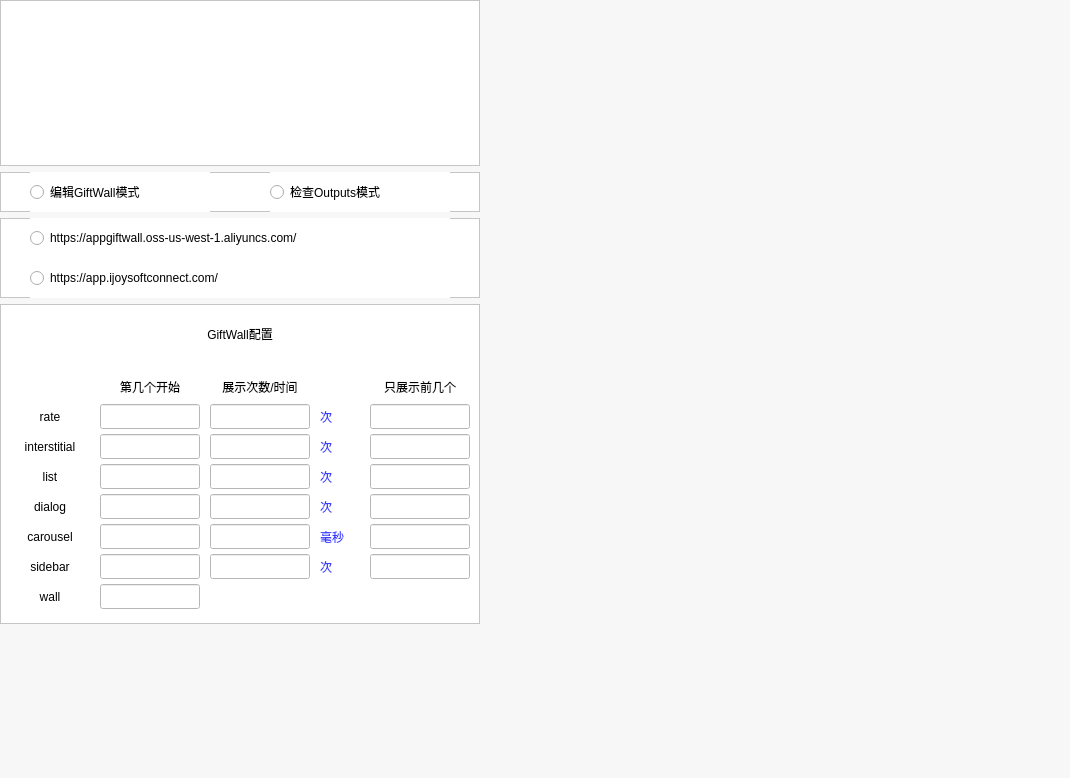
<?xml version="1.0" encoding="UTF-8"?>
<ui version="4.0">
 <class>Form</class>
 <widget class="QWidget" name="Form">
  <property name="geometry">
   <rect>
    <x>0</x>
    <y>0</y>
    <width>1070</width>
    <height>778</height>
   </rect>
  </property>
  <property name="windowTitle">
   <string>Form</string>
  </property>
  <property name="styleSheet">
   <string notr="true">background-color: rgb(247, 247, 247);</string>
  </property>
  <layout class="QHBoxLayout" name="horizontalLayout">
   <property name="spacing">
    <number>0</number>
   </property>
   <property name="leftMargin">
    <number>0</number>
   </property>
   <property name="topMargin">
    <number>0</number>
   </property>
   <property name="rightMargin">
    <number>0</number>
   </property>
   <property name="bottomMargin">
    <number>0</number>
   </property>
   <item>
    <layout class="QHBoxLayout" name="horizontalLayout_2">
     <property name="spacing">
      <number>6</number>
     </property>
     <item>
      <layout class="QVBoxLayout" name="verticalLayout">
       <item>
        <layout class="QVBoxLayout" name="edit_check_language_layout"/>
       </item>
       <item>
        <layout class="QVBoxLayout" name="content_layout"/>
       </item>
      </layout>
     </item>
     <item>
      <layout class="QVBoxLayout" name="verticalLayout_2">
       <item>
        <widget class="QFrame" name="frame_2">
         <property name="minimumSize">
          <size>
           <width>480</width>
           <height>166</height>
          </size>
         </property>
         <property name="maximumSize">
          <size>
           <width>480</width>
           <height>166</height>
          </size>
         </property>
         <property name="styleSheet">
          <string notr="true">background-color: rgb(255, 255, 255);</string>
         </property>
         <property name="frameShape">
          <enum>QFrame::StyledPanel</enum>
         </property>
         <property name="frameShadow">
          <enum>QFrame::Raised</enum>
         </property>
         <widget class="QLabel" name="ijoysoft_icon">
          <property name="geometry">
           <rect>
            <x>122</x>
            <y>20</y>
            <width>236</width>
            <height>125</height>
           </rect>
          </property>
          <property name="text">
           <string/>
          </property>
         </widget>
        </widget>
       </item>
       <item>
        <widget class="QFrame" name="mode_frame">
         <property name="minimumSize">
          <size>
           <width>480</width>
           <height>40</height>
          </size>
         </property>
         <property name="maximumSize">
          <size>
           <width>480</width>
           <height>40</height>
          </size>
         </property>
         <property name="styleSheet">
          <string notr="true">background-color: rgb(255, 255, 255);</string>
         </property>
         <property name="frameShape">
          <enum>QFrame::StyledPanel</enum>
         </property>
         <property name="frameShadow">
          <enum>QFrame::Raised</enum>
         </property>
         <widget class="QRadioButton" name="edit_gift_wall_mode">
          <property name="geometry">
           <rect>
            <x>30</x>
            <y>0</y>
            <width>180</width>
            <height>40</height>
           </rect>
          </property>
          <property name="styleSheet">
           <string notr="true">font: 12pt &quot;微软雅黑&quot;;
color: rgb(0, 0, 0);</string>
          </property>
          <property name="text">
           <string>编辑GiftWall模式</string>
          </property>
         </widget>
         <widget class="QRadioButton" name="check_outputs_mode">
          <property name="geometry">
           <rect>
            <x>270</x>
            <y>0</y>
            <width>180</width>
            <height>40</height>
           </rect>
          </property>
          <property name="styleSheet">
           <string notr="true">font: 12pt &quot;微软雅黑&quot;;
color: rgb(0, 0, 0);</string>
          </property>
          <property name="text">
           <string>检查Outputs模式</string>
          </property>
         </widget>
        </widget>
       </item>
       <item>
        <widget class="QFrame" name="frame">
         <property name="minimumSize">
          <size>
           <width>180</width>
           <height>80</height>
          </size>
         </property>
         <property name="maximumSize">
          <size>
           <width>480</width>
           <height>80</height>
          </size>
         </property>
         <property name="styleSheet">
          <string notr="true">background-color: rgb(255, 255, 255);</string>
         </property>
         <property name="frameShape">
          <enum>QFrame::StyledPanel</enum>
         </property>
         <property name="frameShadow">
          <enum>QFrame::Raised</enum>
         </property>
         <widget class="QRadioButton" name="server_url_1">
          <property name="geometry">
           <rect>
            <x>30</x>
            <y>0</y>
            <width>420</width>
            <height>40</height>
           </rect>
          </property>
          <property name="styleSheet">
           <string notr="true">font: 12pt &quot;微软雅黑&quot;;
color: rgb(0, 0, 0);</string>
          </property>
          <property name="text">
           <string>https://appgiftwall.oss-us-west-1.aliyuncs.com/</string>
          </property>
         </widget>
         <widget class="QRadioButton" name="server_url_2">
          <property name="geometry">
           <rect>
            <x>30</x>
            <y>40</y>
            <width>420</width>
            <height>40</height>
           </rect>
          </property>
          <property name="styleSheet">
           <string notr="true">font: 12pt &quot;微软雅黑&quot;;
color: rgb(0, 0, 0);</string>
          </property>
          <property name="text">
           <string>https://app.ijoysoftconnect.com/</string>
          </property>
         </widget>
        </widget>
       </item>
       <item>
        <widget class="QFrame" name="frame_3">
         <property name="sizePolicy">
          <sizepolicy hsizetype="Preferred" vsizetype="Preferred">
           <horstretch>0</horstretch>
           <verstretch>33</verstretch>
          </sizepolicy>
         </property>
         <property name="minimumSize">
          <size>
           <width>480</width>
           <height>320</height>
          </size>
         </property>
         <property name="maximumSize">
          <size>
           <width>480</width>
           <height>320</height>
          </size>
         </property>
         <property name="styleSheet">
          <string notr="true">background-color: rgb(255, 255, 255);</string>
         </property>
         <property name="frameShape">
          <enum>QFrame::StyledPanel</enum>
         </property>
         <property name="frameShadow">
          <enum>QFrame::Raised</enum>
         </property>
         <widget class="QLineEdit" name="dialog_limit">
          <property name="geometry">
           <rect>
            <x>370</x>
            <y>190</y>
            <width>100</width>
            <height>25</height>
           </rect>
          </property>
          <property name="styleSheet">
           <string notr="true">background-color: rgb(255, 255, 255);
font: 75 12pt &quot;微软雅黑&quot;;
color: rgb(57, 61, 255);</string>
          </property>
          <property name="alignment">
           <set>Qt::AlignCenter</set>
          </property>
         </widget>
         <widget class="QLabel" name="label_6">
          <property name="geometry">
           <rect>
            <x>320</x>
            <y>160</y>
            <width>40</width>
            <height>25</height>
           </rect>
          </property>
          <property name="styleSheet">
           <string notr="true">font: 12pt &quot;微软雅黑&quot;;
color: rgb(57, 61, 255);</string>
          </property>
          <property name="text">
           <string>次</string>
          </property>
         </widget>
         <widget class="QLineEdit" name="list_limit">
          <property name="geometry">
           <rect>
            <x>370</x>
            <y>160</y>
            <width>100</width>
            <height>25</height>
           </rect>
          </property>
          <property name="styleSheet">
           <string notr="true">background-color: rgb(255, 255, 255);
font: 75 12pt &quot;微软雅黑&quot;;
color: rgb(57, 61, 255);</string>
          </property>
          <property name="alignment">
           <set>Qt::AlignCenter</set>
          </property>
         </widget>
         <widget class="QLabel" name="label_5">
          <property name="geometry">
           <rect>
            <x>320</x>
            <y>130</y>
            <width>40</width>
            <height>25</height>
           </rect>
          </property>
          <property name="styleSheet">
           <string notr="true">font: 12pt &quot;微软雅黑&quot;;
color: rgb(57, 61, 255);</string>
          </property>
          <property name="text">
           <string>次</string>
          </property>
         </widget>
         <widget class="QLabel" name="dialog_title">
          <property name="geometry">
           <rect>
            <x>10</x>
            <y>190</y>
            <width>80</width>
            <height>25</height>
           </rect>
          </property>
          <property name="styleSheet">
           <string notr="true">font: 10pt &quot;微软雅黑&quot;;
background-color: rgb(255, 255, 255);</string>
          </property>
          <property name="text">
           <string>dialog</string>
          </property>
          <property name="alignment">
           <set>Qt::AlignCenter</set>
          </property>
         </widget>
         <widget class="QLineEdit" name="dialog_index">
          <property name="geometry">
           <rect>
            <x>100</x>
            <y>190</y>
            <width>100</width>
            <height>25</height>
           </rect>
          </property>
          <property name="styleSheet">
           <string notr="true">background-color: rgb(255, 255, 255);
font: 75 12pt &quot;微软雅黑&quot;;
color: rgb(57, 61, 255);</string>
          </property>
          <property name="alignment">
           <set>Qt::AlignCenter</set>
          </property>
         </widget>
         <widget class="QLineEdit" name="interstitial_index">
          <property name="geometry">
           <rect>
            <x>100</x>
            <y>130</y>
            <width>100</width>
            <height>25</height>
           </rect>
          </property>
          <property name="styleSheet">
           <string notr="true">background-color: rgb(255, 255, 255);
font: 75 12pt &quot;微软雅黑&quot;;
color: rgb(57, 61, 255);</string>
          </property>
          <property name="alignment">
           <set>Qt::AlignCenter</set>
          </property>
         </widget>
         <widget class="QLineEdit" name="sidebar_count">
          <property name="geometry">
           <rect>
            <x>210</x>
            <y>250</y>
            <width>100</width>
            <height>25</height>
           </rect>
          </property>
          <property name="styleSheet">
           <string notr="true">background-color: rgb(255, 255, 255);
font: 75 12pt &quot;微软雅黑&quot;;
color: rgb(57, 61, 255);</string>
          </property>
          <property name="alignment">
           <set>Qt::AlignCenter</set>
          </property>
         </widget>
         <widget class="QLabel" name="label_3">
          <property name="geometry">
           <rect>
            <x>370</x>
            <y>70</y>
            <width>100</width>
            <height>25</height>
           </rect>
          </property>
          <property name="styleSheet">
           <string notr="true">font: 10pt &quot;微软雅黑&quot;;
background-color: rgb(255, 255, 255);</string>
          </property>
          <property name="text">
           <string>只展示前几个</string>
          </property>
          <property name="alignment">
           <set>Qt::AlignCenter</set>
          </property>
         </widget>
         <widget class="QLabel" name="label">
          <property name="geometry">
           <rect>
            <x>100</x>
            <y>70</y>
            <width>100</width>
            <height>25</height>
           </rect>
          </property>
          <property name="styleSheet">
           <string notr="true">font: 10pt &quot;微软雅黑&quot;;
background-color: rgb(255, 255, 255);</string>
          </property>
          <property name="text">
           <string>第几个开始</string>
          </property>
          <property name="alignment">
           <set>Qt::AlignCenter</set>
          </property>
         </widget>
         <widget class="QLabel" name="label_7">
          <property name="geometry">
           <rect>
            <x>320</x>
            <y>190</y>
            <width>40</width>
            <height>25</height>
           </rect>
          </property>
          <property name="styleSheet">
           <string notr="true">font: 12pt &quot;微软雅黑&quot;;
color: rgb(57, 61, 255);</string>
          </property>
          <property name="text">
           <string>次</string>
          </property>
         </widget>
         <widget class="QLineEdit" name="sidebar_limit">
          <property name="geometry">
           <rect>
            <x>370</x>
            <y>250</y>
            <width>100</width>
            <height>25</height>
           </rect>
          </property>
          <property name="styleSheet">
           <string notr="true">background-color: rgb(255, 255, 255);
font: 75 12pt &quot;微软雅黑&quot;;
color: rgb(57, 61, 255);</string>
          </property>
          <property name="alignment">
           <set>Qt::AlignCenter</set>
          </property>
         </widget>
         <widget class="QLabel" name="carousel_title">
          <property name="geometry">
           <rect>
            <x>10</x>
            <y>220</y>
            <width>80</width>
            <height>25</height>
           </rect>
          </property>
          <property name="styleSheet">
           <string notr="true">font: 10pt &quot;微软雅黑&quot;;
background-color: rgb(255, 255, 255);</string>
          </property>
          <property name="text">
           <string>carousel</string>
          </property>
          <property name="alignment">
           <set>Qt::AlignCenter</set>
          </property>
         </widget>
         <widget class="QLabel" name="label_2">
          <property name="geometry">
           <rect>
            <x>210</x>
            <y>70</y>
            <width>100</width>
            <height>25</height>
           </rect>
          </property>
          <property name="styleSheet">
           <string notr="true">font: 10pt &quot;微软雅黑&quot;;
background-color: rgb(255, 255, 255);</string>
          </property>
          <property name="text">
           <string>展示次数/时间</string>
          </property>
          <property name="alignment">
           <set>Qt::AlignCenter</set>
          </property>
         </widget>
         <widget class="QLabel" name="label_8">
          <property name="geometry">
           <rect>
            <x>320</x>
            <y>220</y>
            <width>40</width>
            <height>25</height>
           </rect>
          </property>
          <property name="styleSheet">
           <string notr="true">font: 12pt &quot;微软雅黑&quot;;
color: rgb(57, 61, 255);</string>
          </property>
          <property name="text">
           <string>毫秒</string>
          </property>
         </widget>
         <widget class="QLineEdit" name="interstitial_count">
          <property name="geometry">
           <rect>
            <x>210</x>
            <y>130</y>
            <width>100</width>
            <height>25</height>
           </rect>
          </property>
          <property name="styleSheet">
           <string notr="true">background-color: rgb(255, 255, 255);
font: 75 12pt &quot;微软雅黑&quot;;
color: rgb(57, 61, 255);</string>
          </property>
          <property name="alignment">
           <set>Qt::AlignCenter</set>
          </property>
         </widget>
         <widget class="QLineEdit" name="rate_count">
          <property name="geometry">
           <rect>
            <x>210</x>
            <y>100</y>
            <width>100</width>
            <height>25</height>
           </rect>
          </property>
          <property name="styleSheet">
           <string notr="true">background-color: rgb(255, 255, 255);
font: 75 12pt &quot;微软雅黑&quot;;
color: rgb(57, 61, 255);</string>
          </property>
          <property name="alignment">
           <set>Qt::AlignCenter</set>
          </property>
         </widget>
         <widget class="QLineEdit" name="list_count">
          <property name="geometry">
           <rect>
            <x>210</x>
            <y>160</y>
            <width>100</width>
            <height>25</height>
           </rect>
          </property>
          <property name="styleSheet">
           <string notr="true">background-color: rgb(255, 255, 255);
font: 75 12pt &quot;微软雅黑&quot;;
color: rgb(57, 61, 255);</string>
          </property>
          <property name="alignment">
           <set>Qt::AlignCenter</set>
          </property>
         </widget>
         <widget class="QLabel" name="sidebar_title">
          <property name="geometry">
           <rect>
            <x>10</x>
            <y>250</y>
            <width>80</width>
            <height>25</height>
           </rect>
          </property>
          <property name="styleSheet">
           <string notr="true">font: 10pt &quot;微软雅黑&quot;;
background-color: rgb(255, 255, 255);</string>
          </property>
          <property name="text">
           <string>sidebar</string>
          </property>
          <property name="alignment">
           <set>Qt::AlignCenter</set>
          </property>
         </widget>
         <widget class="QLineEdit" name="carousel_count">
          <property name="geometry">
           <rect>
            <x>210</x>
            <y>220</y>
            <width>100</width>
            <height>25</height>
           </rect>
          </property>
          <property name="styleSheet">
           <string notr="true">background-color: rgb(255, 255, 255);
font: 75 12pt &quot;微软雅黑&quot;;
color: rgb(57, 61, 255);</string>
          </property>
          <property name="alignment">
           <set>Qt::AlignCenter</set>
          </property>
         </widget>
         <widget class="QLineEdit" name="rate_index">
          <property name="geometry">
           <rect>
            <x>100</x>
            <y>100</y>
            <width>100</width>
            <height>25</height>
           </rect>
          </property>
          <property name="styleSheet">
           <string notr="true">background-color: rgb(255, 255, 255);
font: 75 12pt &quot;微软雅黑&quot;;
color: rgb(57, 61, 255);</string>
          </property>
          <property name="alignment">
           <set>Qt::AlignCenter</set>
          </property>
         </widget>
         <widget class="QLabel" name="list_title">
          <property name="geometry">
           <rect>
            <x>10</x>
            <y>160</y>
            <width>80</width>
            <height>25</height>
           </rect>
          </property>
          <property name="styleSheet">
           <string notr="true">font: 10pt &quot;微软雅黑&quot;;
background-color: rgb(255, 255, 255);</string>
          </property>
          <property name="text">
           <string>list</string>
          </property>
          <property name="alignment">
           <set>Qt::AlignCenter</set>
          </property>
         </widget>
         <widget class="QLineEdit" name="wall_index">
          <property name="geometry">
           <rect>
            <x>100</x>
            <y>280</y>
            <width>100</width>
            <height>25</height>
           </rect>
          </property>
          <property name="styleSheet">
           <string notr="true">background-color: rgb(255, 255, 255);
font: 75 12pt &quot;微软雅黑&quot;;
color: rgb(57, 61, 255);</string>
          </property>
          <property name="alignment">
           <set>Qt::AlignCenter</set>
          </property>
         </widget>
         <widget class="QLineEdit" name="dialog_count">
          <property name="geometry">
           <rect>
            <x>210</x>
            <y>190</y>
            <width>100</width>
            <height>25</height>
           </rect>
          </property>
          <property name="styleSheet">
           <string notr="true">background-color: rgb(255, 255, 255);
font: 75 12pt &quot;微软雅黑&quot;;
color: rgb(57, 61, 255);</string>
          </property>
          <property name="alignment">
           <set>Qt::AlignCenter</set>
          </property>
         </widget>
         <widget class="QLabel" name="label_9">
          <property name="geometry">
           <rect>
            <x>320</x>
            <y>250</y>
            <width>40</width>
            <height>25</height>
           </rect>
          </property>
          <property name="styleSheet">
           <string notr="true">font: 12pt &quot;微软雅黑&quot;;
color: rgb(57, 61, 255);</string>
          </property>
          <property name="text">
           <string>次</string>
          </property>
         </widget>
         <widget class="QLineEdit" name="rate_limit">
          <property name="geometry">
           <rect>
            <x>370</x>
            <y>100</y>
            <width>100</width>
            <height>25</height>
           </rect>
          </property>
          <property name="styleSheet">
           <string notr="true">background-color: rgb(255, 255, 255);
font: 75 12pt &quot;微软雅黑&quot;;
color: rgb(57, 61, 255);</string>
          </property>
          <property name="alignment">
           <set>Qt::AlignCenter</set>
          </property>
         </widget>
         <widget class="QLineEdit" name="list_index">
          <property name="geometry">
           <rect>
            <x>100</x>
            <y>160</y>
            <width>100</width>
            <height>25</height>
           </rect>
          </property>
          <property name="styleSheet">
           <string notr="true">background-color: rgb(255, 255, 255);
font: 75 12pt &quot;微软雅黑&quot;;
color: rgb(57, 61, 255);</string>
          </property>
          <property name="alignment">
           <set>Qt::AlignCenter</set>
          </property>
         </widget>
         <widget class="QLabel" name="wall_title">
          <property name="geometry">
           <rect>
            <x>10</x>
            <y>280</y>
            <width>80</width>
            <height>25</height>
           </rect>
          </property>
          <property name="styleSheet">
           <string notr="true">font: 10pt &quot;微软雅黑&quot;;
background-color: rgb(255, 255, 255);</string>
          </property>
          <property name="text">
           <string>wall</string>
          </property>
          <property name="alignment">
           <set>Qt::AlignCenter</set>
          </property>
         </widget>
         <widget class="QLabel" name="label_4">
          <property name="geometry">
           <rect>
            <x>320</x>
            <y>100</y>
            <width>40</width>
            <height>25</height>
           </rect>
          </property>
          <property name="styleSheet">
           <string notr="true">font: 12pt &quot;微软雅黑&quot;;
color: rgb(57, 61, 255);</string>
          </property>
          <property name="text">
           <string>次</string>
          </property>
         </widget>
         <widget class="QLabel" name="rate_title">
          <property name="geometry">
           <rect>
            <x>10</x>
            <y>100</y>
            <width>80</width>
            <height>25</height>
           </rect>
          </property>
          <property name="styleSheet">
           <string notr="true">font: 10pt &quot;微软雅黑&quot;;
background-color: rgb(255, 255, 255);</string>
          </property>
          <property name="text">
           <string>rate</string>
          </property>
          <property name="alignment">
           <set>Qt::AlignCenter</set>
          </property>
         </widget>
         <widget class="QLineEdit" name="carousel_index">
          <property name="geometry">
           <rect>
            <x>100</x>
            <y>220</y>
            <width>100</width>
            <height>25</height>
           </rect>
          </property>
          <property name="styleSheet">
           <string notr="true">background-color: rgb(255, 255, 255);
font: 75 12pt &quot;微软雅黑&quot;;
color: rgb(57, 61, 255);</string>
          </property>
          <property name="alignment">
           <set>Qt::AlignCenter</set>
          </property>
         </widget>
         <widget class="QLabel" name="interstitial_title">
          <property name="geometry">
           <rect>
            <x>10</x>
            <y>130</y>
            <width>80</width>
            <height>25</height>
           </rect>
          </property>
          <property name="styleSheet">
           <string notr="true">font: 10pt &quot;微软雅黑&quot;;
background-color: rgb(255, 255, 255);</string>
          </property>
          <property name="text">
           <string>interstitial</string>
          </property>
          <property name="alignment">
           <set>Qt::AlignCenter</set>
          </property>
         </widget>
         <widget class="QLineEdit" name="sidebar_index">
          <property name="geometry">
           <rect>
            <x>100</x>
            <y>250</y>
            <width>100</width>
            <height>25</height>
           </rect>
          </property>
          <property name="styleSheet">
           <string notr="true">background-color: rgb(255, 255, 255);
font: 75 12pt &quot;微软雅黑&quot;;
color: rgb(57, 61, 255);</string>
          </property>
          <property name="alignment">
           <set>Qt::AlignCenter</set>
          </property>
         </widget>
         <widget class="QLineEdit" name="carousel_limit">
          <property name="geometry">
           <rect>
            <x>370</x>
            <y>220</y>
            <width>100</width>
            <height>25</height>
           </rect>
          </property>
          <property name="styleSheet">
           <string notr="true">background-color: rgb(255, 255, 255);
font: 75 12pt &quot;微软雅黑&quot;;
color: rgb(57, 61, 255);</string>
          </property>
          <property name="alignment">
           <set>Qt::AlignCenter</set>
          </property>
         </widget>
         <widget class="QLineEdit" name="interstitial_limit">
          <property name="geometry">
           <rect>
            <x>370</x>
            <y>130</y>
            <width>100</width>
            <height>25</height>
           </rect>
          </property>
          <property name="styleSheet">
           <string notr="true">background-color: rgb(255, 255, 255);
font: 75 12pt &quot;微软雅黑&quot;;
color: rgb(57, 61, 255);</string>
          </property>
          <property name="alignment">
           <set>Qt::AlignCenter</set>
          </property>
         </widget>
         <widget class="QLabel" name="label_13">
          <property name="geometry">
           <rect>
            <x>10</x>
            <y>10</y>
            <width>460</width>
            <height>40</height>
           </rect>
          </property>
          <property name="styleSheet">
           <string notr="true">font: 20pt &quot;微软雅黑&quot;;</string>
          </property>
          <property name="text">
           <string>GiftWall配置</string>
          </property>
          <property name="alignment">
           <set>Qt::AlignCenter</set>
          </property>
         </widget>
        </widget>
       </item>
       <item>
        <widget class="QWidget" name="widget" native="true">
         <property name="styleSheet">
          <string notr="true">background-color: rgb(247, 247, 247);</string>
         </property>
        </widget>
       </item>
       <item>
        <layout class="QVBoxLayout" name="edit_check_menu_layout"/>
       </item>
      </layout>
     </item>
    </layout>
   </item>
  </layout>
 </widget>
 <resources/>
 <connections/>
</ui>
